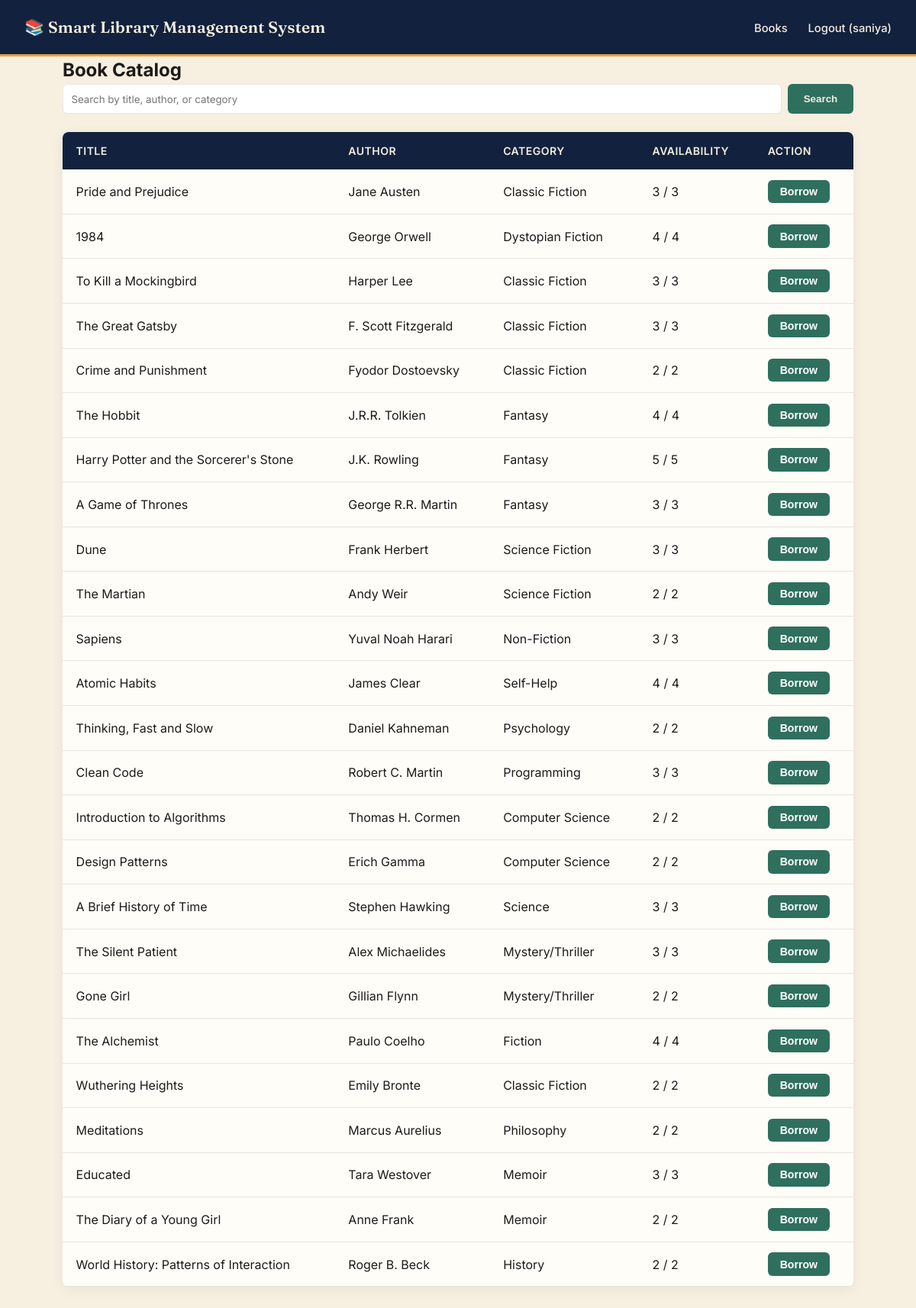
Before: /books (signed in) with the older database file.
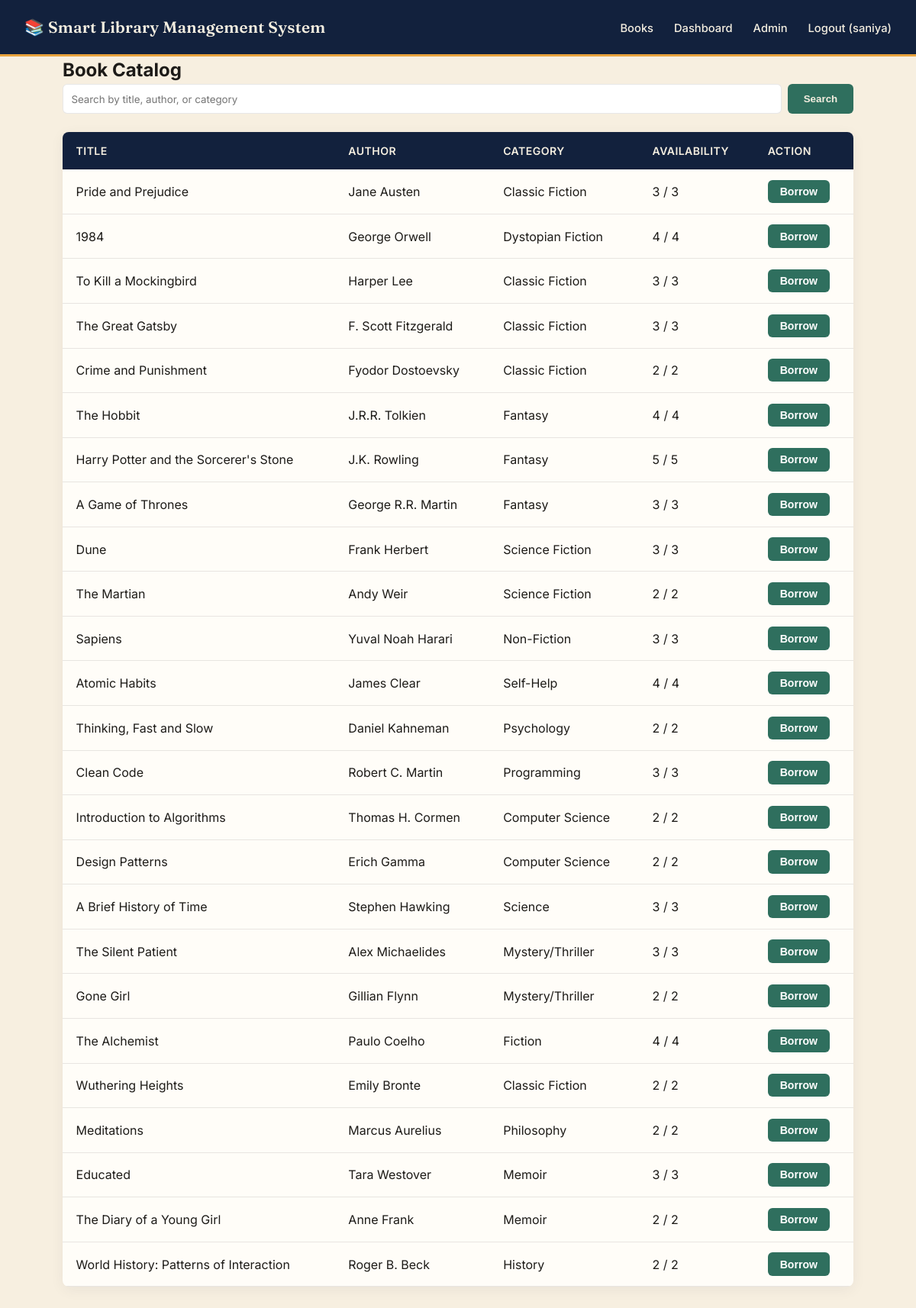
After: the same page with the newer database file.
### routes/books.py (the view)
@books_bp.route('/books')
@login_required
def list_books():
    query = request.args.get('q', '').strip()
    if query:
        like_pattern = f'%{query}%'
        books = Book.query.filter(
            (Book.title.ilike(like_pattern)) |
            (Book.author.ilike(like_pattern)) |
            (Book.category.ilike(like_pattern))
        ).all()
    else:
        books = Book.query.all()
    active_txns = Transaction.query.filter_by(
        user_id=current_user.id, return_date=None
    ).all()
    borrowed_map = {t.book_id: t.id for t in active_txns}
    return render_template('books.html', books=books, query=query, borrowed_map=borrowed_map)

### app.py (called while the page is built)
@login_manager.user_loader
def load_user(user_id):
    return User.query.get(int(user_id))

### models/book.py (called while the page is built)
    @property
    def is_available(self):
        return self.available_copies > 0

### templates/books.html (shortened to what this page needs)
{% extends 'base.html' %}
{% block content %}
<h2>Book Catalog</h2>
<form method="GET" action="{{ url_for('books.list_books') }}" class="search-form">
    <input type="text" name="q" placeholder="Search by title, author, or category" value="{{ query }}">
    <button type="submit">Search</button>
</form>
{% if books %}
<table class="book-table">
    <thead>
        <tr>
            <th>Title</th>
            <th>Author</th>
            <th>Category</th>
            <th>Availability</th>
            <th>Action</th>
        </tr>
    </thead>
    <tbody>
        {% for book in books %}
        <tr>
            <td>{{ book.title }}</td>
            <td>{{ book.author }}</td>
            <td>{{ book.category }}</td>
            <td>{{ book.available_copies }} / {{ book.total_copies }}</td>
            <td>
                {% if book.id in borrowed_map %}
                    <form method="POST" action="{{ url_for('transactions.return_book', transaction_id=borrowed_map[book.id]) }}">
                        <button type="submit" class="btn-return">Return</button>
                    </form>
                {% elif book.is_available %}
                    <form method="POST" action="{{ url_for('transactions.borrow', book_id=book.id) }}">
                        <button type="submit" class="btn-borrow">Borrow</button>
                    </form>
                {% else %}
                    <span class="unavailable">Unavailable</span>
                {% endif %}
            </td>
        </tr>
        {% endfor %}
    </tbody>
</table>
{% else %}
<p>No books found.</p>
{% endif %}
{% endblock %}

### templates/base.html (shortened to what this page needs)
<!DOCTYPE html>
<html lang="en">
<head>
    <link rel="stylesheet" href="{{ url_for('static', filename='css/style.css') }}">
</head>
<body>
    <header>
        <h1>📚 Smart Library Management System</h1>
        <nav>
            {% if current_user.is_authenticated %}
                <a href="{{ url_for('books.list_books') }}">Books</a>
                {% if current_user.role == 'admin' %}
                    <a href="{{ url_for('admin.dashboard') }}">Dashboard</a>
                    <a href="{{ url_for('admin.manage_books') }}">Admin</a>
                {% endif %}
                <a href="{{ url_for('auth.logout') }}">Logout ({{ current_user.name }})</a>
            {% else %}
                <a href="{{ url_for('auth.login') }}">Login</a>
                <a href="{{ url_for('auth.signup') }}">Sign Up</a>
            {% endif %}
        </nav>
    </header>
    <main>
        {% block content %}{% endblock %}
    </main>
</body>
</html>

Changed rows visible on the page:
changed User "saniya": role "student" → "admin" (drawn)
Other visible differences:
text now shown: "Dashboard Admin"
